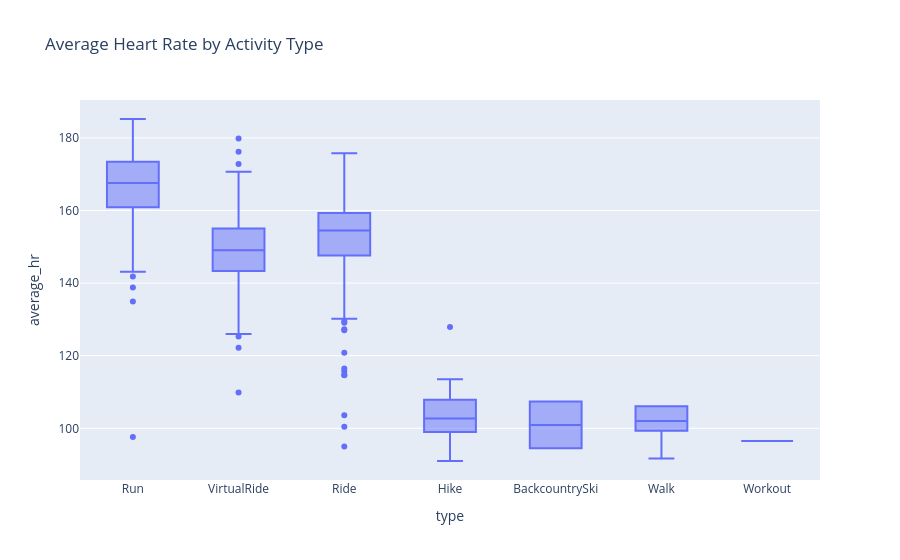

Notebook code cell kept with this figure:
### Code cell
# HR distribution by activity type
fig = px.box(df_with_hr, x='type', y='average_hr',
            title='Average Heart Rate by Activity Type')
fig.show()

### Figure 1 — Plotly figure (JSON) as saved in the notebook; plotly's stock layout.template omitted (floating-point values rounded to 4 significant figures; data arrays with more than 128 entries replaced by an {"elided": "..."} marker saying what was removed)
{"data": [{"alignmentgroup": "True", "hovertemplate": "type=%{x}<br>average_hr=%{y}<extra></extra>", "legendgroup": "", "marker": {"color": "#636efa"}, "name": "", "notched": false, "offsetgroup": "", "orientation": "v", "showlegend": false, "type": "box", "x": {"elided": "1311 str values"}, "x0": " ", "xaxis": "x", "y": {"elided": "1311 float values"}, "y0": " ", "yaxis": "y"}], "layout": {"boxmode": "group", "legend": {"tracegroupgap": 0}, "title": {"text": "Average Heart Rate by Activity Type"}, "xaxis": {"anchor": "y", "domain": [0, 1], "title": {"text": "type"}}, "yaxis": {"anchor": "x", "domain": [0, 1], "title": {"text": "average_hr"}}}}
